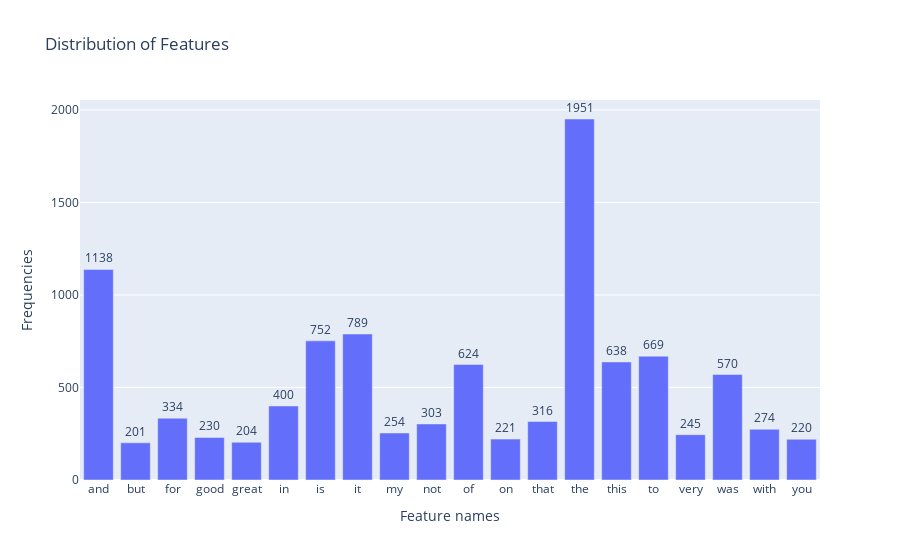

Source (notebook cell):
### Code cell
# Plot the distribution using higher frequency features.
fig = px.bar(
             x=temp_x1, y=temp_y1,
             labels = {'x':'Feature names', 'y':'Frequencies'},
             title  = "Distribution of Features",
             category_orders = temp_x1
            )
fig.update_traces(texttemplate=temp_y1, textposition='outside')
fig.show()

### Figure 1 — Plotly figure (JSON) as saved in the notebook; plotly's stock layout.template omitted (floating-point values rounded to 4 significant figures)
{"data": [{"alignmentgroup": "True", "hovertemplate": "Feature names=%{x}<br>Frequencies=%{y}<extra></extra>", "legendgroup": "", "marker": {"color": "#636efa", "pattern": {"shape": ""}}, "name": "", "offsetgroup": "", "orientation": "v", "showlegend": false, "textposition": "outside", "texttemplate": ["1138", "201", "334", "230", "204", "400", "752", "789", "254", "303", "624", "221", "316", "1951", "638", "669", "245", "570", "274", "220"], "type": "bar", "x": ["and", "but", "for", "good", "great", "in", "is", "it", "my", "not", "of", "on", "that", "the", "this", "to", "very", "was", "with", "you"], "xaxis": "x", "y": [1138, 201, 334, 230, 204, 400, 752, 789, 254, 303, 624, 221, 316, 1951, 638, 669, 245, 570, 274, 220], "yaxis": "y"}], "layout": {"barmode": "relative", "legend": {"tracegroupgap": 0}, "title": {"text": "Distribution of Features"}, "xaxis": {"anchor": "y", "domain": [0, 1], "title": {"text": "Feature names"}}, "yaxis": {"anchor": "x", "domain": [0, 1], "title": {"text": "Frequencies"}}}}
